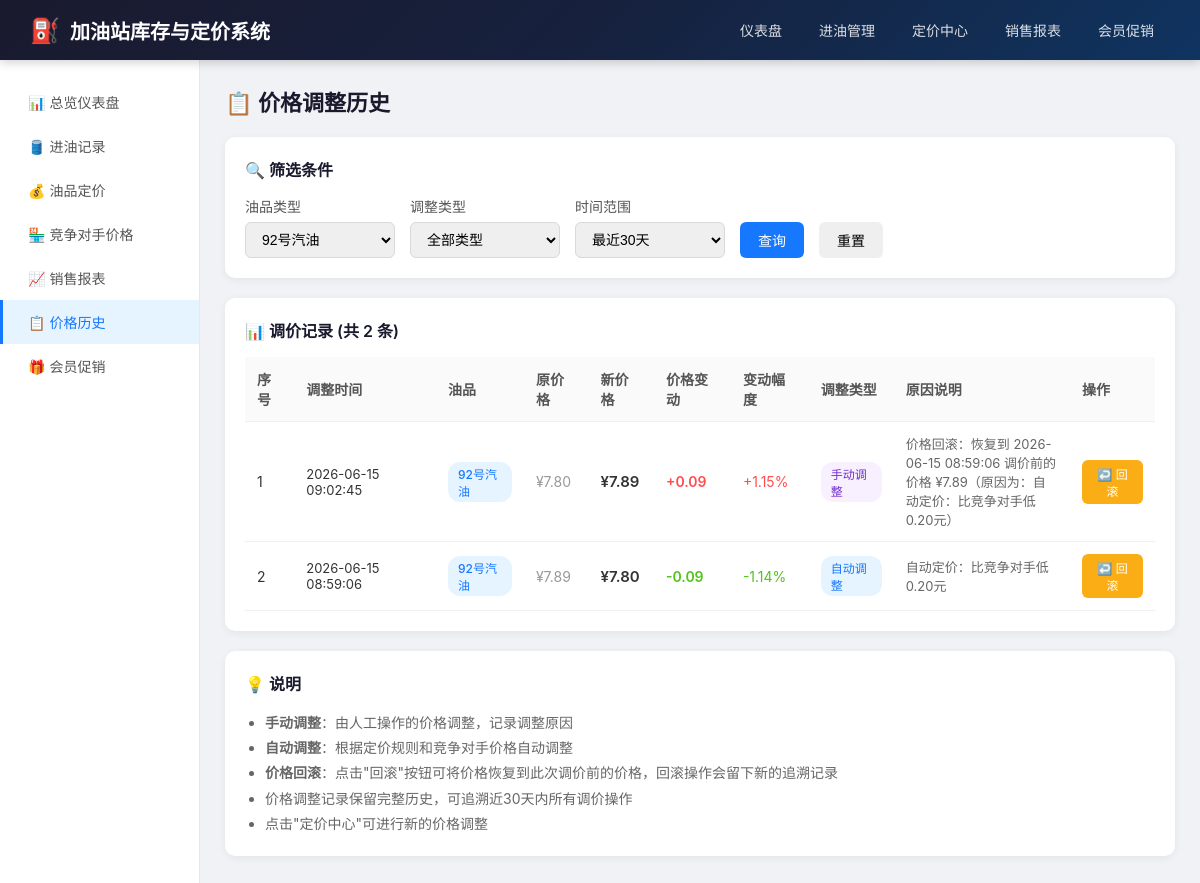
The page /price/history?fuel_id=1 on the database its author committed.
### models.py (models this page shows, shortened)
class PriceHistory(db.Model):
    __tablename__ = 'price_histories'
    id = db.Column(db.Integer, primary_key=True)
    fuel_id = db.Column(db.Integer, db.ForeignKey('fuels.id'), nullable=False)
    old_price = db.Column(db.Float, nullable=False)
    new_price = db.Column(db.Float, nullable=False)
    change_time = db.Column(db.DateTime, nullable=False)
    change_type = db.Column(db.String(20), nullable=False)
    reason = db.Column(db.String(200))
    created_at = db.Column(db.DateTime, default=datetime.now)

class Fuel(db.Model):
    __tablename__ = 'fuels'
    id = db.Column(db.Integer, primary_key=True)
    code = db.Column(db.String(20), unique=True, nullable=False)
    name = db.Column(db.String(50), nullable=False)
    tank_capacity = db.Column(db.Float, default=50000)
    current_price = db.Column(db.Float, nullable=False)
    price_update_time = db.Column(db.DateTime, default=datetime.now)
    created_at = db.Column(db.DateTime, default=datetime.now)
    intake_records = db.relationship('IntakeRecord', backref='fuel', lazy='dynamic')
    sales_records = db.relationship('SalesRecord', backref='fuel', lazy='dynamic')
    price_histories = db.relationship('PriceHistory', backref='fuel', lazy='dynamic')
    competitor_prices = db.relationship('CompetitorPrice', backref='fuel', lazy='dynamic')
    member_promotions = db.relationship('MemberPromotion', backref='fuel', lazy='dynamic')

### app.py (the view)
@app.route('/price/history')
def price_history():
    days = int(request.args.get('days', 30))
    fuel_id = request.args.get('fuel_id', type=int)
    change_type = request.args.get('change_type', '')
    query = PriceHistory.query
    if fuel_id:
        query = query.filter_by(fuel_id=fuel_id)
    if change_type:
        query = query.filter_by(change_type=change_type)
    price_histories = query.order_by(PriceHistory.change_time.desc())\
        .filter(PriceHistory.change_time >= datetime.now() - timedelta(days=days)).all()
    fuels = Fuel.query.all()
    return render_template('price_history.html',
                         price_histories=price_histories,
                         fuels=fuels,
                         selected_fuel=fuel_id,
                         selected_type=change_type,
                         days=days)

### templates/price_history.html (shortened to what this page needs)
{% extends 'base.html' %}
{% block content %}
<h2 class="page-title">📋 价格调整历史</h2>
<div class="card">
    <div class="card-title">🔍 筛选条件</div>
    <form method="GET" style="display: flex; gap: 15px; align-items: flex-end; flex-wrap: wrap;">
        <div class="form-group" style="margin-bottom: 0; min-width: 150px;">
            <label>油品类型</label>
            <select name="fuel_id">
                {% for fuel in fuels %}
                <option value="{{ fuel.id }}" {% if selected_fuel == fuel.id %}selected{% endif %}>{{ fuel.name }}</option>
                {% endfor %}
            </select>
        </div>
        <div class="form-group" style="margin-bottom: 0; min-width: 150px;">
            <label>调整类型</label>
            <select name="change_type">
                <option value="">全部类型</option>
            </select>
        </div>
        <div class="form-group" style="margin-bottom: 0; min-width: 150px;">
            <label>时间范围</label>
            <select name="days">
                <option value="30" {% if days == 30 %}selected{% endif %}>最近30天</option>
            </select>
        </div>
        <button type="submit" class="btn btn-primary">查询</button>
        <button type="button" class="btn" onclick="resetFilters()">重置</button>
    </form>
</div>
<div class="card">
    <div class="card-title">
        <span>📊 调价记录 (共 {{ price_histories|length }} 条)</span>
    </div>
    {% if price_histories %}
    <table>
        <thead>
            <tr>
                <th>序号</th>
                <th>调整时间</th>
                <th>油品</th>
                <th>原价格</th>
                <th>新价格</th>
                <th>价格变动</th>
                <th>变动幅度</th>
                <th>调整类型</th>
                <th>原因说明</th>
                <th>操作</th>
            </tr>
        </thead>
        <tbody>
            {% for ph in price_histories %}
            {% set change = ph.new_price - ph.old_price %}
            {% set change_pct = (change / ph.old_price * 100) if ph.old_price else 0 %}
            <tr id="row-{{ ph.id }}">
                <td>{{ loop.index }}</td>
                <td style="font-size: 13px;">{{ ph.change_time.strftime('%Y-%m-%d %H:%M:%S') }}</td>
                <td><span class="tag tag-blue">{{ ph.fuel.name }}</span></td>
                <td style="color: #999;">¥{{ '%.2f'|format(ph.old_price) }}</td>
                <td style="font-weight: 600; font-size: 15px;">¥{{ '%.2f'|format(ph.new_price) }}</td>
                <td style="color: {% if change > 0 %}#ff4d4f{% elif change < 0 %}#52c41a{% else %}#999{% endif %}; font-weight: 600;">
                    {% if change > 0 %}+{% endif %}{{ '%.2f'|format(change) }}
                </td>
                <td style="color: {% if change > 0 %}#ff4d4f{% elif change < 0 %}#52c41a{% else %}#999{% endif %};">
                    {% if change > 0 %}+{% endif %}{{ '%.2f'|format(change_pct) }}%
                </td>
                <td>
                    <span class="tag {% if ph.change_type == 'auto' %}tag-blue{% else %}tag-purple{% endif %}">
                        {{ '自动调整' if ph.change_type == 'auto' else '手动调整' }}
                    </span>
                </td>
                <td style="font-size: 13px; color: #666; max-width: 200px;">{{ ph.reason or '-' }}</td>
                <td>
                    <button onclick="rollbackPrice({{ ph.id }}, '{{ ph.fuel.name }}', {{ ph.old_price }})"
                            class="btn btn-sm btn-warning"
                            title="回滚到此次调价前的价格 ¥{{ '%.2f'|format(ph.old_price) }}">
                        ↩️ 回滚
                    </button>
                </td>
            </tr>
            {% endfor %}
        </tbody>
    </table>
    {% else %}
    <p style="color: #999; text-align: center; padding: 40px;">暂无价格调整记录</p>
    {% endif %}
</div>
<div class="card">
    <div class="card-title">💡 说明</div>
    <ul style="line-height: 1.8; color: #666; font-size: 14px; margin-left: 20px;">
        <li><strong>手动调整</strong>：由人工操作的价格调整，记录调整原因</li>
        <li><strong>自动调整</strong>：根据定价规则和竞争对手价格自动调整</li>
        <li><strong>价格回滚</strong>：点击"回滚"按钮可将价格恢复到此次调价前的价格，回滚操作会留下新的追溯记录</li>
        <li>价格调整记录保留完整历史，可追溯近30天内所有调价操作</li>
        <li>点击"定价中心"可进行新的价格调整</li>
    </ul>
</div>
{% endblock %}

### templates/base.html (style rules this page uses)
* { margin: 0; padding: 0; box-sizing: border-box; }
body { font-family: -apple-system, BlinkMacSystemFont, 'Segoe UI', Roboto, 'Helvetica Neue', Arial, sans-serif; background: #f0f2f5; color: #333; }
.page-title { font-size: 22px; font-weight: 600; margin-bottom: 20px; color: #1a1a2e; }
.card { background: white; border-radius: 10px; padding: 20px; box-shadow: 0 2px 8px rgba(0,0,0,0.06); margin-bottom: 20px; }
.card-title { font-size: 16px; font-weight: 600; margin-bottom: 15px; color: #1a1a2e; display: flex; align-items: center; justify-content: space-between; }
.btn { display: inline-block; padding: 8px 18px; border: none; border-radius: 6px; cursor: pointer; font-size: 14px; text-decoration: none; transition: all 0.2s; }
.btn-primary { background: #1677ff; color: white; }
.btn-warning { background: #faad14; color: white; }
.btn-sm { padding: 5px 12px; font-size: 12px; }
table { width: 100%; border-collapse: collapse; }
th, td { padding: 12px; text-align: left; border-bottom: 1px solid #f0f0f0; font-size: 14px; }
th { background: #fafafa; font-weight: 600; color: #555; }
.form-group { margin-bottom: 15px; }
.form-group label { display: block; margin-bottom: 6px; font-weight: 500; color: #555; font-size: 14px; }
.form-group input, .form-group select, .form-group textarea { width: 100%; padding: 8px 12px; border: 1px solid #d9d9d9; border-radius: 6px; font-size: 14px; transition: border-color 0.2s; }
.tag { display: inline-block; padding: 3px 10px; border-radius: 12px; font-size: 12px; font-weight: 500; }
.tag-blue { background: #e6f4ff; color: #1677ff; }
.tag-purple { background: #f9f0ff; color: #722ed1; }

### rows shown on the page
PriceHistory: change_time "2026-06-15 09:02:45", fuel.name "92号汽油", old_price "7.80", new_price "7.89", change "0.09", change_pct "1.15", change_type "手动调整", reason "价格回滚：恢复到 2026-06-15 08:59:06 调价前的价格 ¥7.89（原因为：自动定价：比竞争对手低0.20元）"
PriceHistory: change_time "2026-06-15 08:59:06", fuel.name "92号汽油", old_price "7.89", new_price "7.80", change "-0.09", change_pct "-1.14", change_type "自动调整", reason "自动定价：比竞争对手低0.20元"

### other values the page prints
{{ price_histories|length }} "2"
form field fuel_id "92号汽油"
